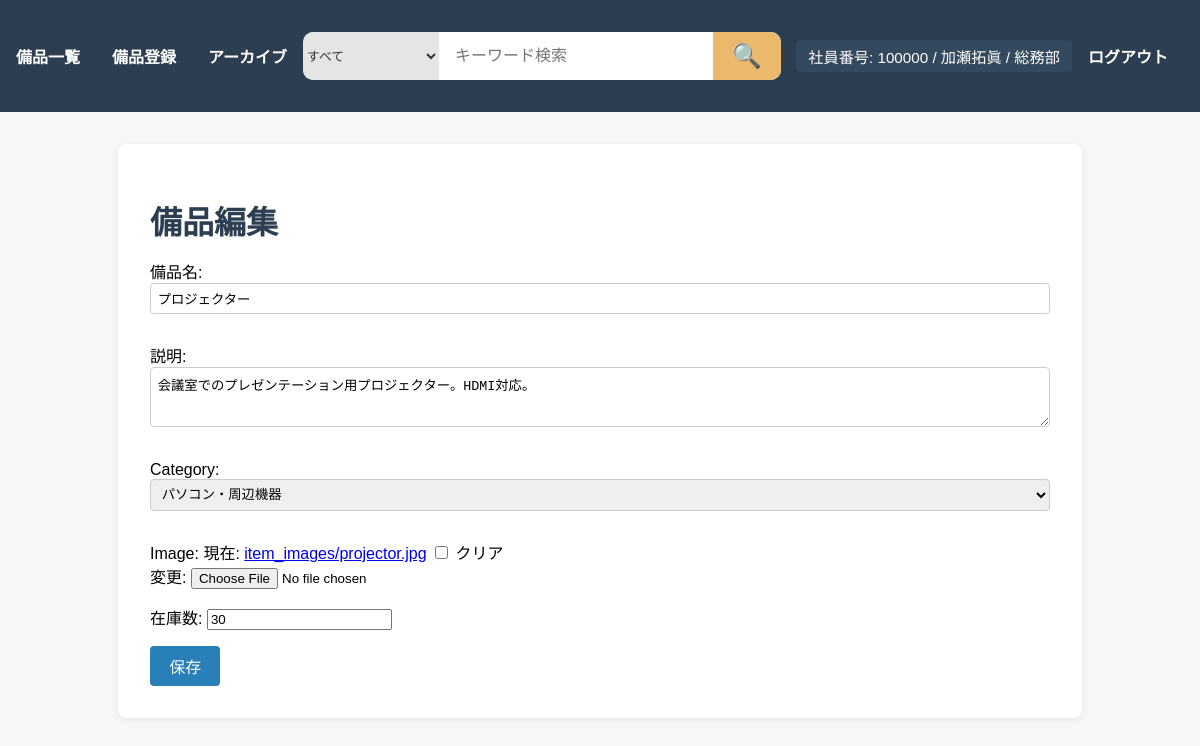
Page /supplies/2/edit/ (signed in) on the earlier database version.
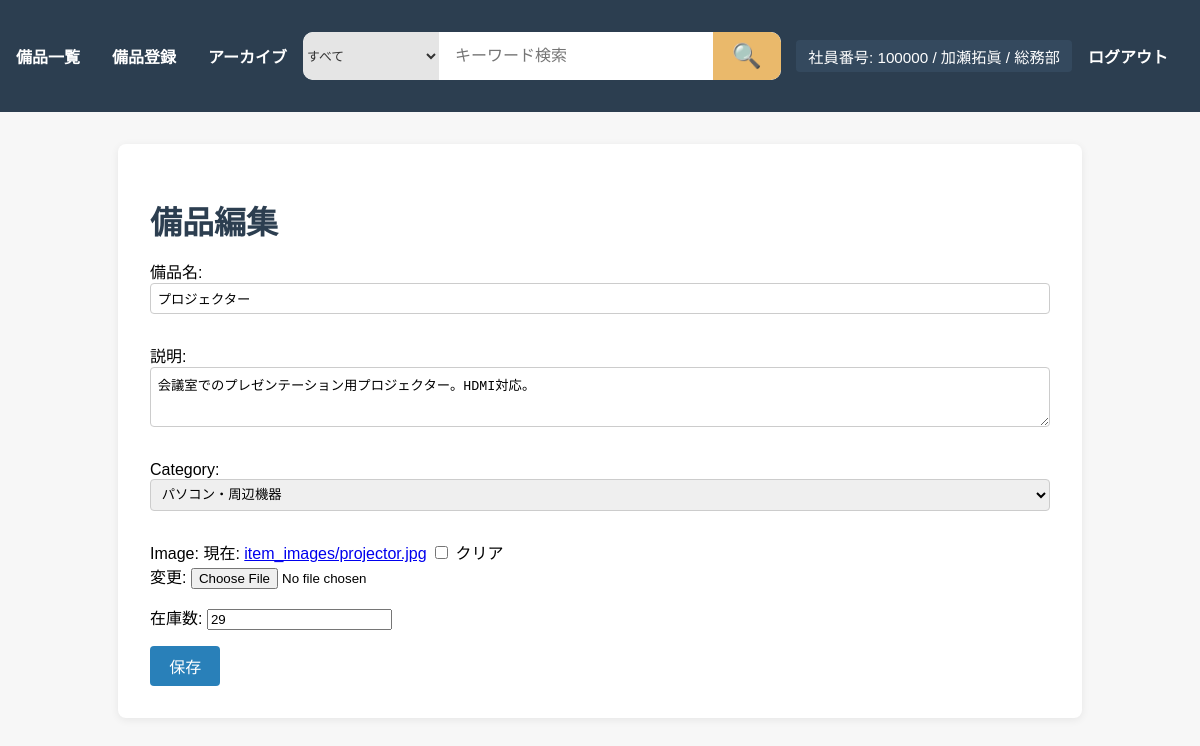
Same page on the later database version.
### supplies/models.py (models this page shows, shortened)
class Item(models.Model):
    name = models.CharField(max_length=100, verbose_name="備品名")
    description = models.TextField(blank=True, verbose_name="説明")
    category = models.ForeignKey(Category, on_delete=models.SET_NULL, null=True, blank=True, related_name='items')
    tags = models.ManyToManyField(Tag, blank=True, related_name='items')
    image = models.ImageField(upload_to='item_images/', blank=True, null=True)
    stock = models.PositiveIntegerField(default=1, verbose_name="在庫数")
    is_active = models.BooleanField(default=True, verbose_name="表示中")
    created_at = models.DateTimeField(auto_now_add=True)

class Category(models.Model):
    name = models.CharField(max_length=100, unique=True, verbose_name="カテゴリ名")
    def __str__(self):
        return self.name

### supplies/views.py (the view)
# urls.py: path('<int:item_id>/edit/', views.item_edit, name='edit'),
def item_edit(request, item_id):
    item = get_object_or_404(Item, id=item_id)
    if request.method == 'POST':
        form = ItemForm(request.POST, request.FILES, instance=item)
        if form.is_valid():
            form.save()
            return redirect('supplies:detail', item_id=item.id)
    else:
        form = ItemForm(instance=item)
    return render(request, 'supplies/edit.html', {'form': form, 'item': item})

### supplies/forms.py
class ItemForm(forms.ModelForm):
    class Meta:
        model = Item
        fields = ['name', 'description', 'category', 'image', 'stock']
        widgets = {
            'description': forms.Textarea(attrs={'rows': 3}),
        }

### accounts/models.py (called while the page is built)
    def is_admin(self):
        return self.username.startswith('1')

### equipment_management/context_processors.py (called while the page is built)
def categories(request):
    return {
        'categories': Category.objects.all()
    }

### supplies/templates/supplies/edit.html (shortened to what this page needs)
{% extends "base.html" %}
{% block content %}
<h1>備品編集</h1>
<form method="post" enctype="multipart/form-data">
    {{ form.as_p }}
    <button type="submit">保存</button>
</form>
{% endblock %}

Differences in the rows shown:
changed Item "会議室でのプレゼンテーション用プロジェクター。HDMI対応。": stock "30" → "29"
